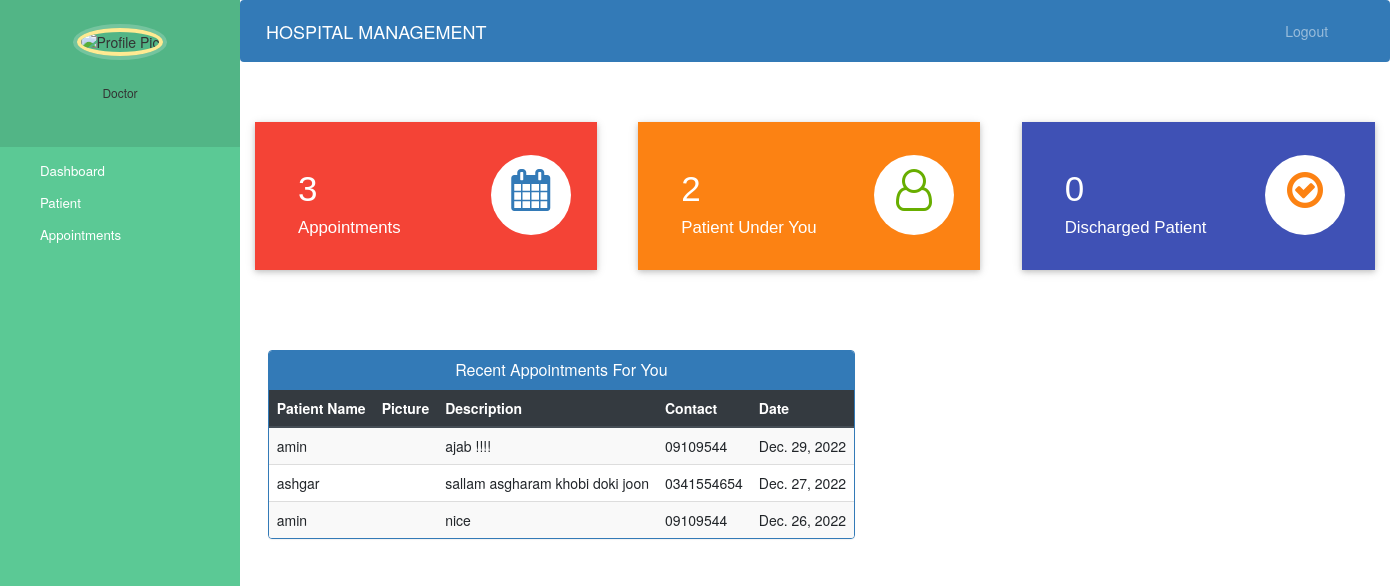
/Django-Hospital/Doctor-Dashboard (signed in), run on an earlier commit of the app's database.
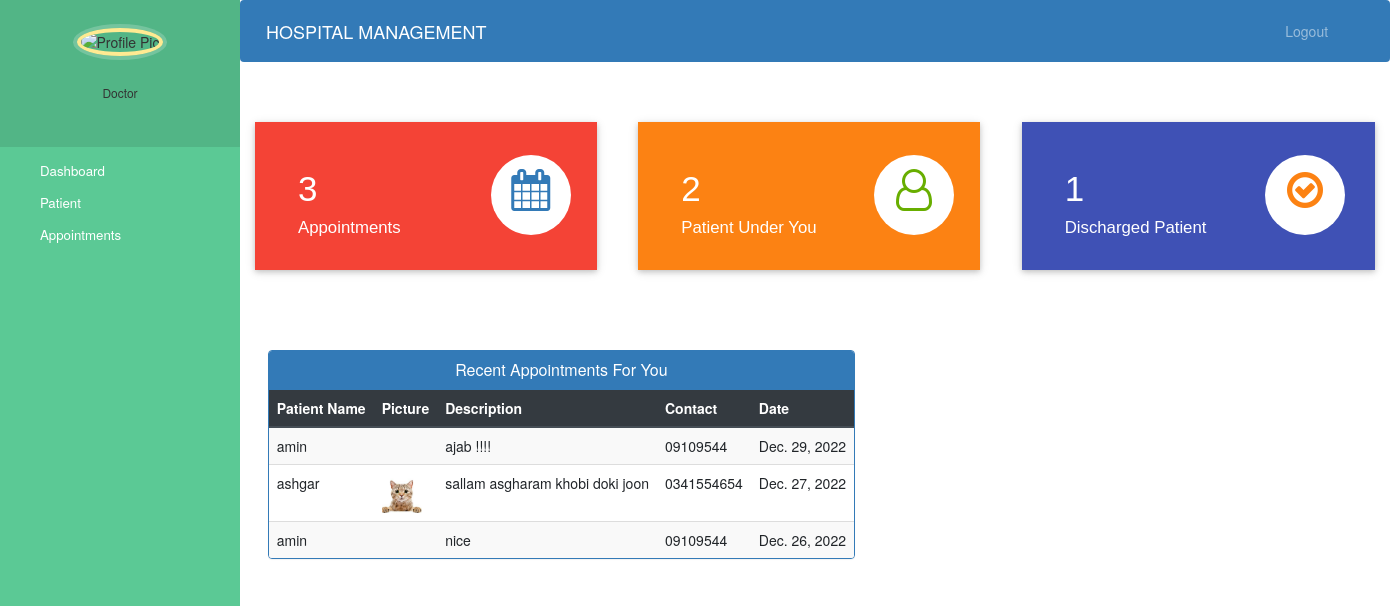
And on a later commit of the database.
### hospital/models.py (models this page shows, shortened)
class AppointmentModel(models.Model):
    patient_name = models.CharField(max_length=255, null=True)
    doctor_name = models.CharField(max_length=255, null=True)
    patient_pass = models.CharField(max_length=255, null=True)
    doctor_pass = models.CharField(max_length=255, null=True)
    description = models.TextField(null=True)
    date = models.DateField()
    status = models.BooleanField(default=False)

class PatientModel(models.Model):
    patient_name = models.CharField(max_length=255)
    password = models.CharField(max_length=255, default="")
    email = models.EmailField(default="")
    doctor = models.ForeignKey(
        DoctorModel, on_delete=models.CASCADE, default="", null=True)
    profile_pic = models.ImageField(
        upload_to='upload/Patinet_Profile', null=True, blank=True)
    address = models.CharField(max_length=40)
    mobile = models.CharField(max_length=20, null=False)
    symptoms = models.CharField(max_length=100, null=False)
    is_accepted = models.BooleanField(default=False)
    is_discharged = models.BooleanField(default=False)

### hospital/views.py (the view)
# urls.py: path("Doctor-Dashboard", views.doctor_dashboard, name='doctor_dashboard'),
def doctor_dashboard(request):
    loged_doctor_id = request.session.get("loged_Doctor_id")
    loged_doctor = DoctorModel.objects.get(id=loged_doctor_id)
    contex = {
        'appointment': len(AppointmentModel.objects.filter(doctor_name=loged_doctor.Doct_name, doctor_pass=loged_doctor.password)),
        'patients': PatientModel.objects.filter(doctor__Doct_name=loged_doctor.Doct_name).count(),
        'discharged_count': DischargePatientModel.objects.filter(assigned_doctor_id=loged_doctor_id).count()
    }
    recent_appointment = AppointmentModel.objects.filter(
        doctor_name=loged_doctor.Doct_name, doctor_pass=loged_doctor.password).order_by('-date')[:3]
    patient_info = []
    for i in recent_appointment:
        patient_info.append(PatientModel.objects.get(
            patient_name=i.patient_name, password=i.patient_pass))
    appointment = zip(recent_appointment, patient_info)
    return render(request, "hospital/doctor_dashboard.html", {"contex": contex, "appointment": appointment})

### hospital/templates/hospital/doctor_dashboard.html
{% extends 'hospital/doctor_base.html' %}
{% load static %}
{% block content %}
{%include 'hospital/doctor_dashboard_cards.html'%}
<link rel="stylesheet" href="../../static/style.css">
<br><br><br><br>
<div class="container">
  <div class="row">
    <div class="panel panel-primary" style="margin-left:2%;">
      <div class="panel-heading" style="text-align:center;">
        <h6 class="panel-title">Recent Appointments For You</h6>
      </div>
      <table class="table table-hover table-striped" id="dev-table">
        <thead class="thead-dark">
          <tr>
            <th>Patient Name</th>
            <th>Picture</th>
            <th>Description</th>
            <th>Contact</th>
            <th>Date</th>
          </tr>
        </thead>
        {% for a,p in appointment %}
        <tr>
          <td>{{a.patient_name}}</td>
          <td>{% if p.profile_pic%}
            <img src="{{p.profile_pic.url}}" alt="Profile Pic" height="40px" width="40px" />
            {%endif%}
          </td>
          <td>{{a.description}}</td>
          <td>{{p.mobile}}</td>
          <td>{{a.date}}</td>
        </tr>
        {% endfor %}
      </table>
    </div>
  </div>
</div>
{% endblock content %}

What changed in the data, as far as the page shows it:
changed AppointmentModel "ashgar": profile_pic: picture added
Also different on the page:
{{ contex.discharged_count }}: "0" → "1"
